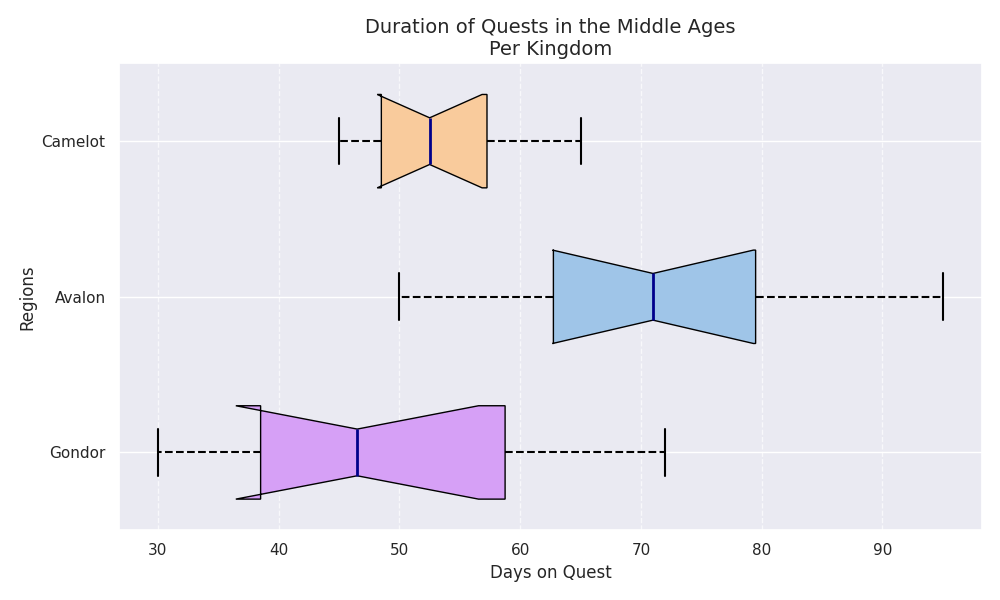

Reproduce this figure in Python.
import matplotlib.pyplot as plt

avalon = [30, 45, 40, 38, 60, 72, 55, 48, 63, 35]
camelot = [50, 65, 62, 58, 80, 95, 82, 75, 78, 67]
gondor = [45, 50, 55, 52, 48, 65, 60, 58, 53, 47]

data = [avalon, camelot, gondor]
kingdoms = ['Gondor', 'Avalon', 'Camelot']

fig, ax = plt.subplots(figsize=(10, 6))

bp = ax.boxplot(data, patch_artist=True, notch=True, vert=False, labels=kingdoms, widths=0.6)

colors = ['#d6a0f6', '#9fc5e8', '#f9cb9c']
for patch, color in zip(bp['boxes'], colors):
    patch.set_facecolor(color)

for whisker in bp['whiskers']:
    whisker.set(color='black', linewidth=1.5, linestyle="--")
for cap in bp['caps']:
    cap.set(color='black', linewidth=1.5)
for median in bp['medians']:
    median.set(color='darkblue', linewidth=2)

ax.xaxis.grid(True, linestyle='--', alpha=0.7)
ax.set_title('Duration of Quests in the Middle Ages\nPer Kingdom', fontsize=14)
ax.set_xlabel('Days on Quest', fontsize=12)
ax.set_ylabel('Regions', fontsize=12)

plt.tight_layout()
plt.show()
